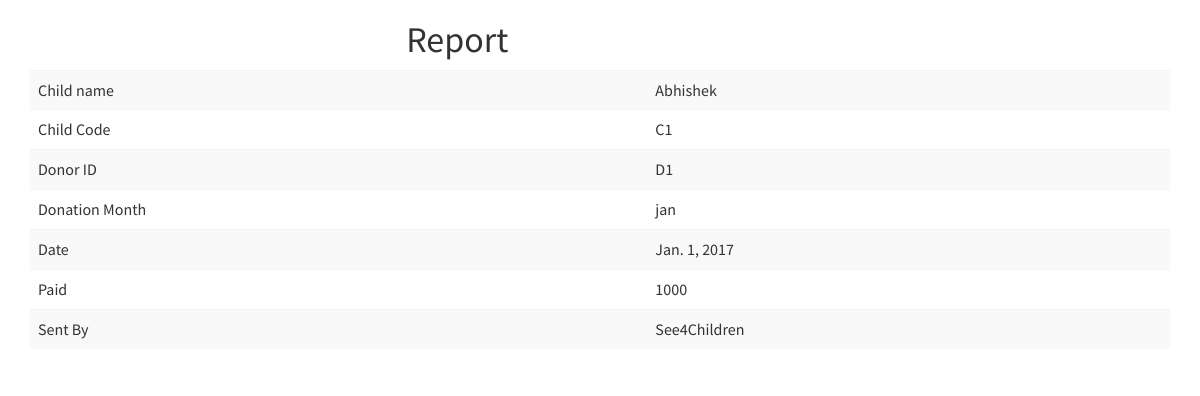
/print_report/17/ (signed in), run on the app's committed database.
### superadmin/models.py (models this page shows)
class Invoice(models.Model):
    select_ngo = models.ForeignKey(NGO, default=1)
    child_name = models.CharField(max_length=100)
    child_code = models.CharField(max_length=6, null=True, blank=True)
    donor_id = models.CharField(max_length=100)
    donation_month = models.CharField(choices=(
        ('jan', "January",),
        ('feb', "February"),
        ('mar', "March"),
        ('apr', "April"),
        ('may', "May"),
        ('jun', "June"),
        ('jul', "July"),
        ('aug', "August"),
        ('sep', "September"),
        ('oct', "October"),
        ('nov', "November"),
        ('dec', "December"),
    ), max_length=10
    )
    date = models.DateField()
    paid = models.CharField(max_length=10)
    time_stamp = models.DateTimeField(auto_now=True, auto_created=True)

### NGO/views.py (the view)
# urls.py: url(r'^print_report/(?P<id>\d+)/$', views.report_print, name='print_report'),
@login_required
def report_print(request, id):
    form = get_object_or_404(Invoice, id=id)
    return render(request,
                  'ngo/print_document.html',
                  {'form': form})

### templates/ngo/print_document.html (shortened to what this page needs)
{% load staticfiles %}
  <link rel="stylesheet" href="{% static 'bower_components/bootstrap/dist/css/bootstrap.min.css' %}">
  <link rel="stylesheet" href="{% static 'bower_components/font-awesome/css/font-awesome.min.css' %}">
  <link rel="stylesheet" href="{% static 'dist/css/AdminLTE.min.css' %}">
    <body onload="window.print();">
<div class="container">
    <h1 style="margin-left: 33%">Report</h1>
<table class="table table-responsive table-striped" style="padding-left: 10%">
    <tr>
        <td>Child name</td><td>{{ form.child_name }}</td>
    </tr>
    <tr>
        <td>Child Code</td><td>{{ form.child_code }}</td>
    </tr>
    <tr>
        <td>Donor ID</td><td>{{ form.donor_id }}</td>
    </tr>
    <tr>
        <td>Donation Month</td><td>{{ form.donation_month }}</td>
    </tr>
    <tr>
        <td>Date</td><td>{{ form.date }}</td>
    </tr>
    <tr>
        <td>Paid</td><td>{{ form.paid }}</td>
    </tr>
    <tr>
        <td>Sent By</td><td>See4Children</td>
    </tr>
</table>
</div>

### data on the page
Invoice: child_name "Abhishek", child_code "C1", donor_id "D1", donation_month "jan", date "Jan. 1, 2017", paid "1000"
